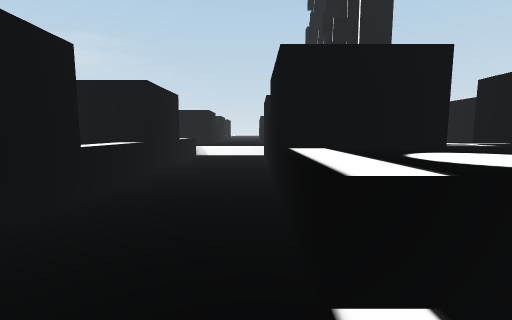
view 1 (above)

17 first-person views from a walk through a scene from a Unity 3-D project. The camera is 1.3 m above the floor, tilts 6° down and sees 90° across. The floor is counted in squares, 2 m on a side. Each view is taken from the middle of a square. On the plan, view 1 faces up. The plan holds only what a view shows up to about 9 squares ahead; the rest is blank.

view 2
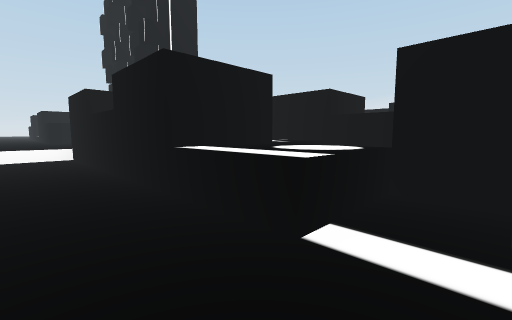

view 3
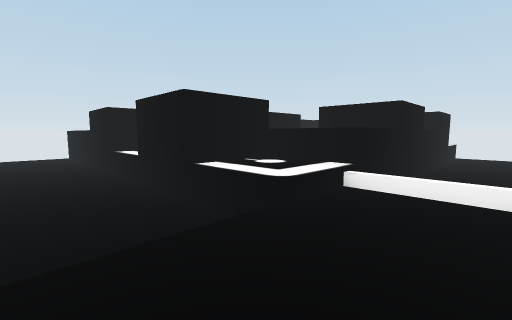

view 4
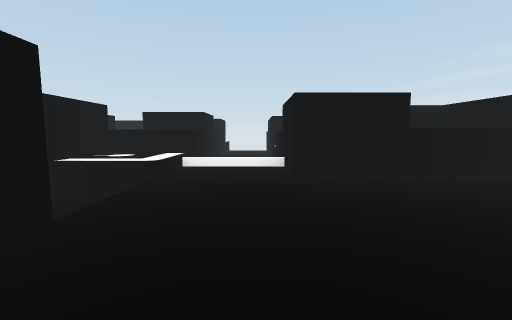

view 5
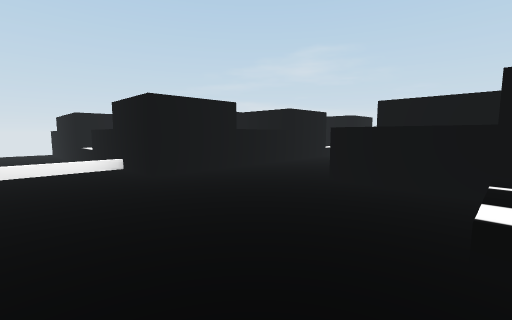

view 6
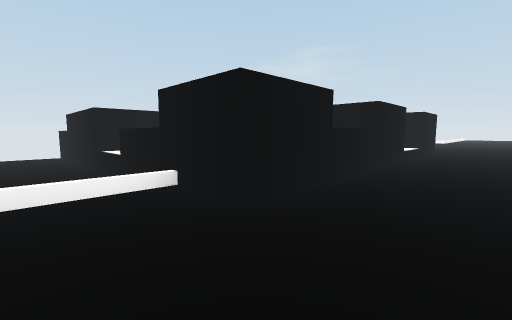

view 7
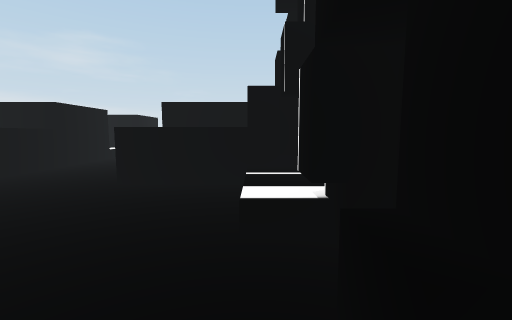

view 8
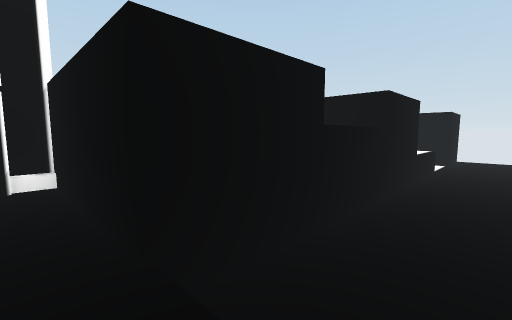

view 9
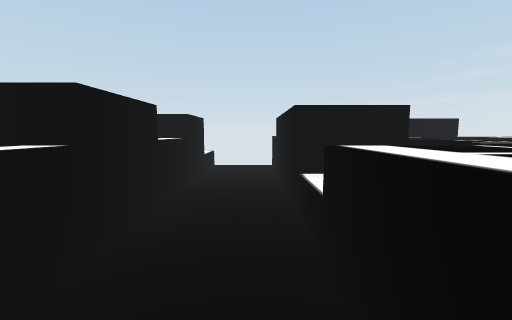

view 10
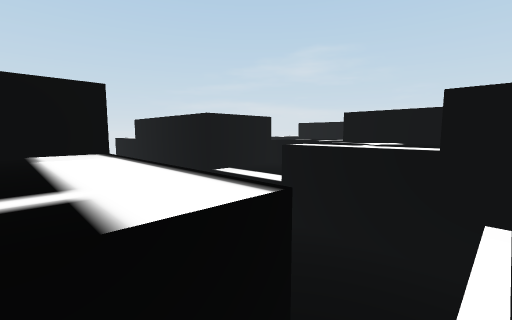

view 11
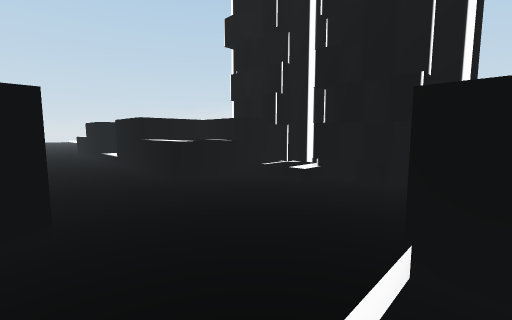

view 12
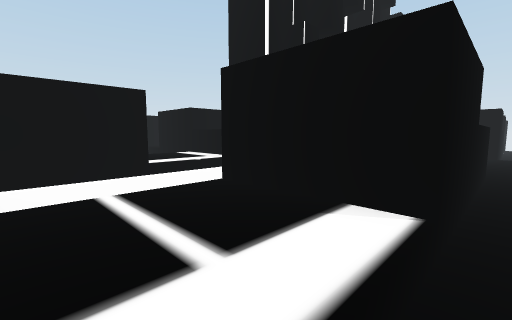

view 13
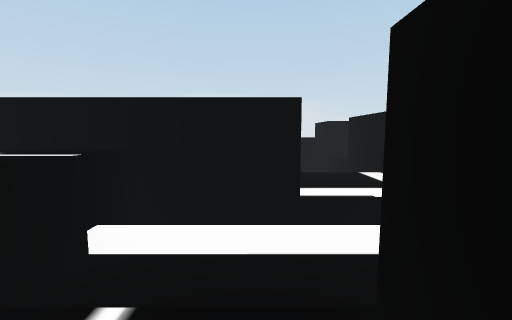

view 14
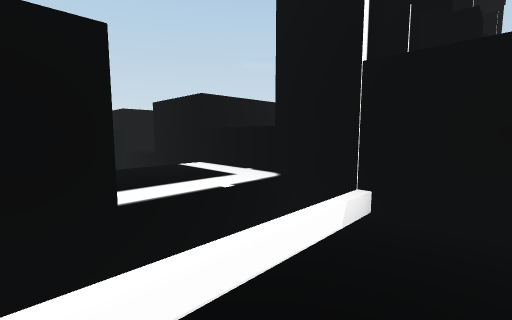

view 15
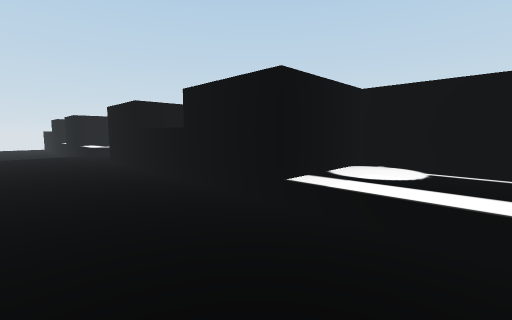

view 16
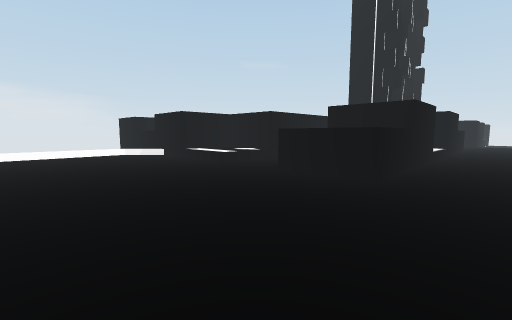

view 17
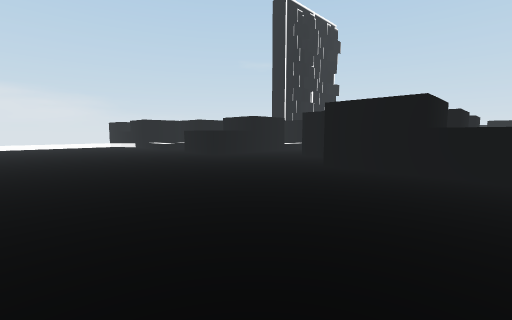

### Floor plan
Key: @ floor where view 1 was taken; # wall or solid block; . main floor; : floor 0.5 m higher than the main floor; - floor 0.5 m lower than the main floor; / step, stairs or slope; ^ raised ledge; v drop or lower ground.
Columns run from 10 left of view 1 to 10 right of it. Each row starts with its distance up from view 1.
 24     .............
 23     ..............
 22     ..............
 21     ..............
 20     .............##
 19     ^##....^^.::##^
 18      #  #..^^^###
 17        ##..##^#
 16      ##:/./:/^#
 15 ^^## ##:/./:/v#
 14 #      ##..##v:v   ^
 13 #^  ^ ###..###^^##v##
 12  ^ ^^ # ^..^## ^  :#
 11    #^^^##...:# ^
 10 ####:^^##.../#
  9 vvvvvvv/.....#
  8 vvvvvvv/.....#
  7  #^  #^::--### v
  6      #^##--#   v
  5         #--#
  4        ^^--# ^#
  3         ^--##^#
  2         #--^^ #
  1         #--^###
  0         #-@-#
 -1         #--##
 -2         #--#

Where each view was taken, in squares from view 1:
view 1: 0 up, 0 right, facing up
view 2: 0 up, 1 left, facing up-right
view 3: 9 up, 0 right, facing down-left
view 4: 9 up, 2 right, facing left
view 5: 8 up, 2 right, facing up-left
view 6: 8 up, 0 right, facing up-left
view 7: 8 up, 2 right, facing up
view 8: 8 up, 1 left, facing down-right
view 9: 9 up, 3 left, facing left
view 10: 7 up, 3 left, facing up-left
view 11: 7 up, 2 left, facing up-right
view 12: 16 up, 0 right, facing down-right
view 13: 15 up, 1 right, facing right
view 14: 15 up, 2 right, facing down-right
view 15: 16 up, 0 right, facing down-left
view 16: 23 up, 1 left, facing down-right
view 17: 24 up, 6 left, facing down-right
